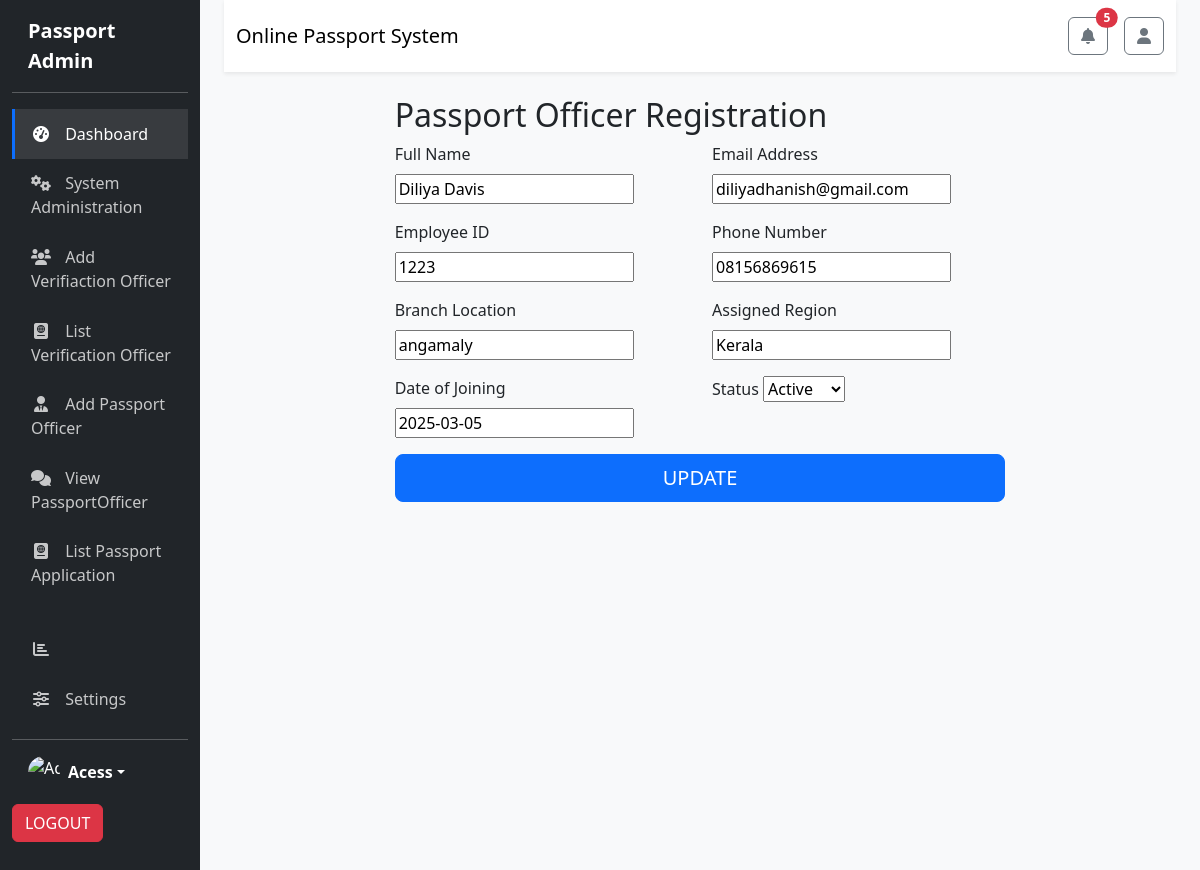
Screenshot of /update-passportofficer/1/ with the database file from the repository.
### passport_app/models.py (models this page shows, shortened)
class PassportOfficer(models.Model):
    UserNaMe = models.CharField(max_length=100, null=True, blank=True, default="")
    PassWoRd = models.CharField(max_length=100, null=True, blank=True, default="")
    email = models.EmailField(unique=True)
    name=models.CharField(max_length=20)
    employee_id = models.CharField(max_length=10, unique=True)
    phone_number = models.CharField(max_length=15)
    branch_location = models.CharField(max_length=100,null=True,blank=True)
    assigned_region = models.CharField(max_length=100)
    date_of_joining = models.DateField()
    status = models.CharField(max_length=50, choices=[('active', 'Active'), ('inactive', 'Inactive')])

### passport_app/views.py (the view, shortened to what this page needs)
# urls.py: path('update-passportofficer/<int:id>/',PassportOfficerUpdateView.as_view(), name='update-passportofficer'),
class PassportOfficerUpdateView(UpdateView):
    model = PassportOfficer
    template_name = 'admin/updateofficer.html'
    fields = ['name', 'email', 'employee_id', 'phone_number', 'branch_location', 'assigned_region', 'date_of_joining', 'status']
    context_object_name = 'passport_officer'
    def get_object(self, queryset=None):
        officer_id = self.kwargs.get('id')
        return get_object_or_404(PassportOfficer, id=officer_id)

### passport_app/templates/admin/updateofficer.html (shortened to what this page needs)
{% extends 'home.html' %}
{% block content %}
<div class="container">
    <div class="row justify-content-center">
        <div class="col-md-10 col-lg-8">
            <div class="registration-container">
                <h2 class="form-header">Passport Officer Registration</h2>
                <form method="post">
                    <div class="row">
                        <div class="col-md-6 mb-3">
                            <label for="name" class="form-label">Full Name</label>
                            {{ form.name }}
                        </div>
                        <div class="col-md-6 mb-3">
                            <label for="email" class="form-label">Email Address</label>
                            {{ form.email }}
                        </div>
                    </div>
                    <div class="row">
                        <div class="col-md-6 mb-3">
                            <label for="employee_id" class="form-label">Employee ID</label>
                            {{ form.employee_id }}
                        </div>
                        <div class="col-md-6 mb-3">
                            <label for="phone_number" class="form-label">Phone Number</label>
                            {{ form.phone_number }}
                        </div>
                    </div>
                    <div class="row">
                        <div class="col-md-6 mb-3">
                            <label for="branch_location" class="form-label">Branch Location</label>
                            {{ form.branch_location }}
                        </div>
                        <div class="col-md-6 mb-3">
                            <label for="assigned_region" class="form-label">Assigned Region</label>
                            {{ form.assigned_region }}
                        </div>
                    </div>
                    <div class="row">
                        <div class="col-md-6 mb-3">
                            <label for="date_of_joining" class="form-label">Date of Joining</label>
                            {{ form.date_of_joining }}
                        </div>
                        <div class="col-md-6 mb-3">
                            <label for="status" class="form-label">Status</label>
                            {{ form.status }}
                        </div>
                    </div>
                    <div class="d-grid">
                        <button type="submit" class="btn btn-primary btn-lg">UPDATE</button>
                    </div>
                </form>
            </div>
        </div>
    </div>
</div>
{% endblock %}

### passport_app/templates/home.html (style rules this page uses)
:root { --primary-color: #0d6efd; --sidebar-bg: #212529; --card-border: #dee2e6; }
body { font-family: 'Segoe UI', Tahoma, Geneva, Verdana, sans-serif; background-color: #f8f9fa; }

### rows the page displays
PassportOfficer: name "Diliya Davis", email "diliyadhanish@gmail.com", employee_id "1223", phone_number "08156869615", branch_location "angamaly", assigned_region "Kerala", date_of_joining "2025-03-05", status "Active"
